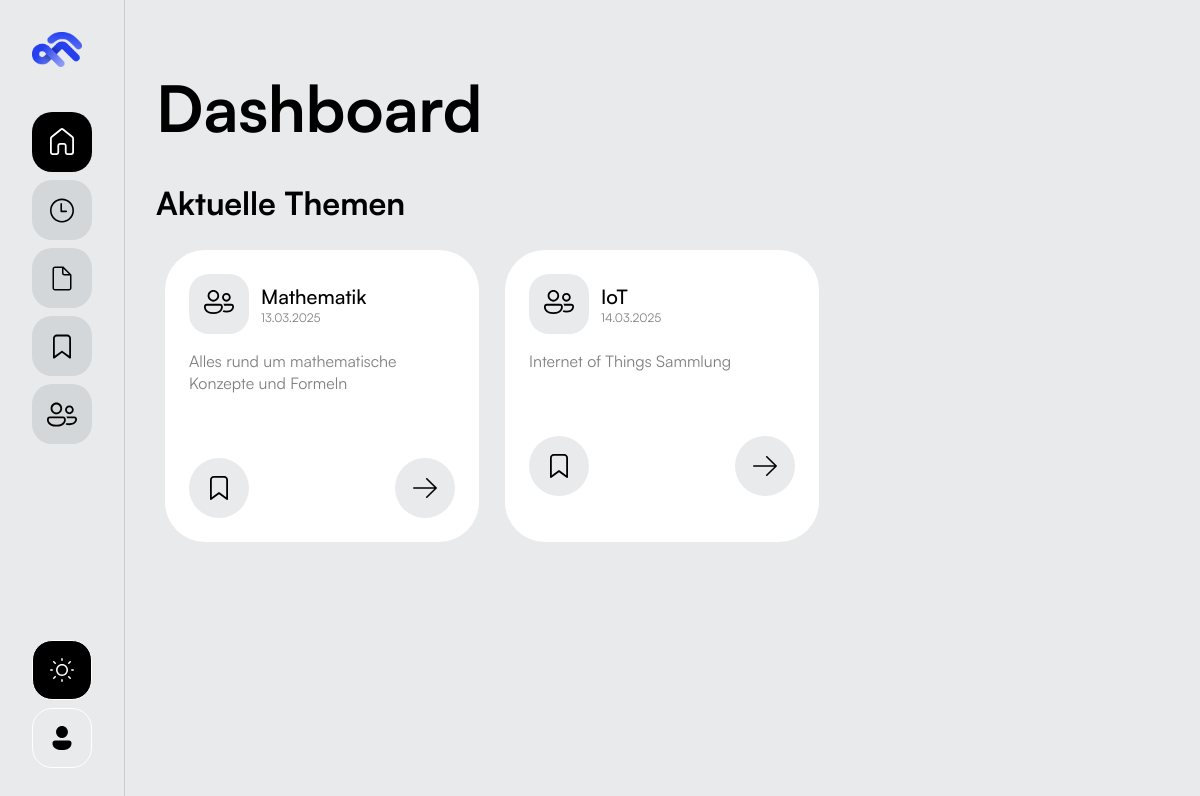
The app's page /, older data.
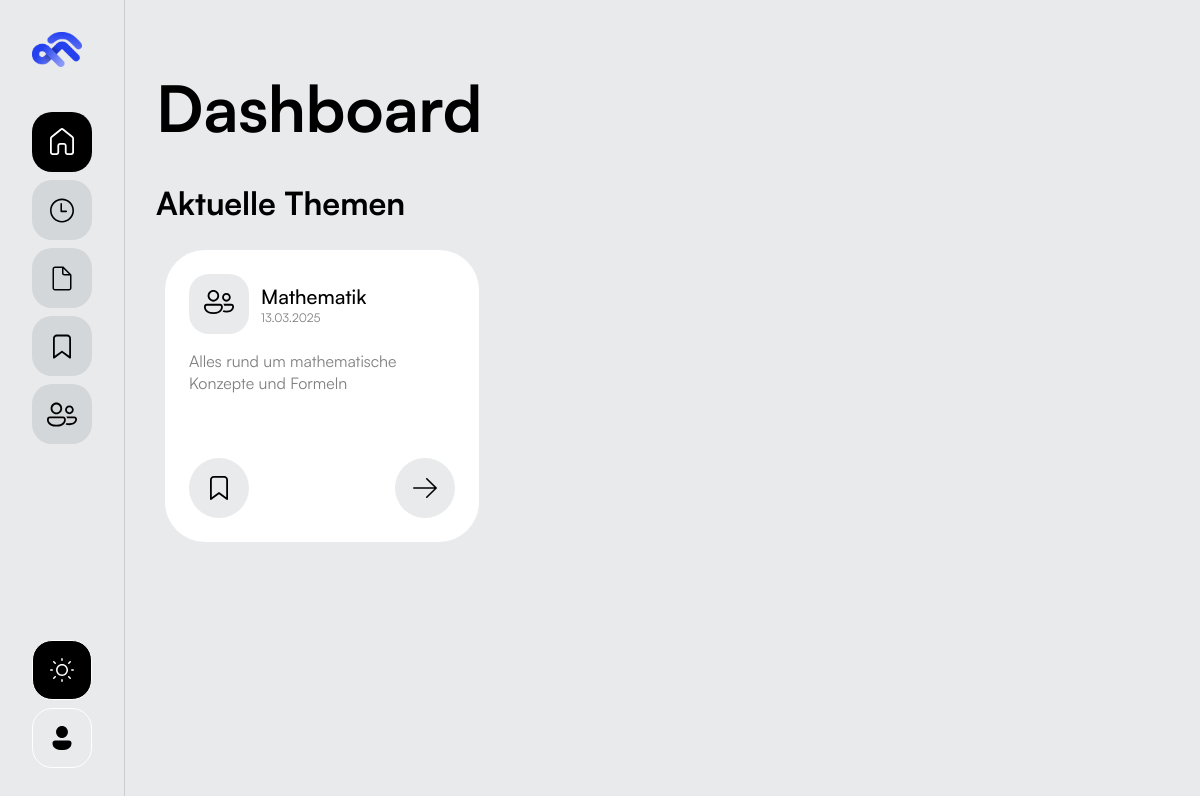
The same page, newer data.
### app/models.py (models this page shows, shortened)
class Category(db.Model):
    __tablename__ = 'categories'
    id = db.Column(db.Integer, primary_key = True)
    name = db.Column(db.String(100), nullable = False)
    description = db.Column(db.Text)
    created_at = db.Column(db.DateTime, default = datetime.utcnow)
    updated_at = db.Column(db.DateTime, default=datetime.utcnow, onupdate = datetime.utcnow)
    subcategories = db.relationship('Subcategory', backref = 'category', lazy = 'dynamic', cascade='all, delete-orphan')

### app/routes.py (the view)
@app.route("/")
def startseite():
    kategorien = Category.query.all()
    return render_template('startseite.html', kategorien = kategorien)

### app/templates/startseite.html (shortened to what this page needs)
{% extends 'base.html' %}
{% block content %}
<div class="heading_page_wrapper">
    <h1>Dashboard</h1>
</div>
<div class="dashboard_body_grid">
    <div class="dashboard_body_cell">
        <h2>Aktuelle Themen</h2>
        {% if kategorien %}
            <div class="themen_category_grid">
                {% for kategorie in kategorien %}
                    <a href="{{ url_for('kategorie_anzeigen', kategorie_id = kategorie.id) }}" class="category_box_outline">
                        <div class="category_box">
                            <div class="category_info_container">
                                <div class="category_info_wrapper">
                                <div class="category_icon_wrapper">
                                    <span class="category_icon">
                                    </span>
                                </div>
                                <div class="category_heading_wrapper">
                                    <h3>{{ kategorie.name }}</h3>
                                    <p class="text-style-small">{{ kategorie.updated_at.strftime('%d.%m.%Y') }}</p>
                                </div>
                                </div>
                                <p>{{ kategorie.description|default('Keine Beschreibung vorhanden.')|truncate(100) }}</p>
                            </div>
                            <div class="category_btn_wrapper">
                                <div class="category_btn">
                                </div>
                                <div class="category_btn">
                                </div>
                            </div>
                        </div>
                    </a>
                {% endfor %}
            </div>
        {% else %}
            <p>Keine Kategorien gefunden.</p>
        {% endif %}
            </div>
        </div>
{% endblock %}

### app/templates/base.html (shortened to what this page needs)
<!DOCTYPE html>
<html lang="de">
<head>
    <link rel="stylesheet" href="{{ url_for('static', filename = 'css/styles.css') }}">
    <link rel="stylesheet" href="{{ url_for('static', filename = 'css/articles.css') }}">
    <link rel="stylesheet" href="{{ url_for('static', filename = 'css/popup.css') }}">
    <link rel="stylesheet" href="{{ url_for('static', filename = 'css/markdown-preview.css') }}">
    <link rel="stylesheet" href="{{ url_for('static', filename = 'css/context-menu.css') }}">
    <link rel="stylesheet" href="https://cdn.jsdelivr.net/simplemde/latest/simplemde.min.css">
</head>
<body>
  {% include 'sidebar.html' %}
  <main>
    <div class="page_wrapper">
      {% block content %}{% endblock %}
    </div>
  </main>
</body>
</html>

### app/templates/sidebar.html (shortened to what this page needs)
<div class="sb_section">
    <div class="sb_container">
        <div class="sb_wrapper">
            <div class="sb_logo_wrapper">
                <img class="sb_logo" src="{{ url_for('static', filename = 'images/sf_logo_color.png') }}">
            </div>
            <div class="sb_link_wrapper">
                <a href="{{ url_for('startseite') }}" class="link_icon_wrapper {% if request.path == url_for('startseite') %}active{% endif %}">
                </a>
                <a class="link_icon_wrapper">
                </a>
                <a href="{{ url_for('themen') }}" class="link_icon_wrapper {% if request.path.startswith(url_for('themen')) %}active{% endif %}">
                </a>
                <a class="link_icon_wrapper">
                </a>
                <a class="link_icon_wrapper">
                </a>
            </div>
        </div>
            <div class="sb_link_wrapper">
                <div id="theme-toggle" class="sb_settings_box light">
                </div>
                <div class="sb_settings_box">
                </div>
            </div>
        </div>
    </div>

### app/static/css/styles.css (style rules this page uses)
:root { --primary-blue: #2541EF; --primary-dark: #1a34d9; --primary-muted: rgba(37, 65, 239, 0.1); --primary-light-muted: rgba(37, 65, 239, 0.05); --black: #000; --white: #fff; --lightest-grey: #E8EAEC; --light-hover-grey: #e6e6e6; --lighter-grey: #D3D7D9; --light-grey: #ccc; --dark-grey: rgba(0,0,0, 0.5); }
* { margin: 0; padding: 0; box-sizing: border-box; text-decoration: none; }
a { color: var(--black); }
html, body { scroll-behavior: smooth; width: 100%; height: 100%; }
body { font-family: 'Satoshi (Local)', Arial, sans-serif; font-weight: 400; background-color: var(--lightest-grey); color: var(--black); margin: 0; padding: 0; display: flex; overflow-x: hidden; }
main { flex: 1; padding-left: 124px; width: calc(100% - 124px); min-height: 100vh; box-sizing: border-box; overflow-y: auto; }
h1 { font-size: 4rem; font-weight: 700; }
h2 { font-size: 2rem; font-weight: 700; }
h3 { font-size: 20px; font-weight: 500; }
p { color: var(--dark-grey); font-size: 1rem; font-weight: 400; }
.text-style-small { font-size: 12px; font-weight: 300; }
.sb_section { min-height: 100vh; border-right: 1px solid var(--light-grey); box-sizing: border-box; flex-shrink: 0; color: var(--white); position: fixed; left: 0; top: 0; bottom: 0; z-index: 9999; }
.sb_container { height: 100%; width: 100%; padding: 2rem; display: flex; flex-direction: column; align-items: center; justify-content: space-between; }
.sb_wrapper { display: flex; flex-direction: column; height: 100%; gap: 2.5rem; align-items: center; }
.sb_logo_wrapper { width: 100%; height: auto; }
.sb_logo { width: 50px; height: auto; }
.sb_link_wrapper { display: flex; flex-direction: column; gap: 0.5rem; }
.link_icon_wrapper { display: flex; width: 60px; height: 60px; align-items: center; justify-content: center; background-color: var(--lighter-grey); border-radius: 20px; color: var(--black); cursor: pointer; }
.link_icon_wrapper.active { background-color: var(--black); color: var(--white); }
.sb_settings_box { display: flex; width: 60px; height: 60px; align-items: center; justify-content: center; border-radius: 20px; color: var(--black); border: 1px solid var(--white); cursor: pointer; }
.sb_settings_box.light { background-color: var(--black); color: var(--white); }
.page_wrapper { width: 100%; height: 100%; padding: 2rem; }
.dashboard_body_grid { display: flex; flex-direction: column; width: 100%; }
.dashboard_body_cell { display: flex; flex-direction: column; gap: 1rem; width: 100%; }
.category_box { display: flex; flex-direction: column; padding: 1.5rem; border-radius: 40px; background-color: var(--white); width: 100%; height: 100%; }
.category_icon_wrapper { display: flex; height: 60px; width: 60px; border-radius: 20px; justify-content: center; align-items: center; background-color: var(--lightest-grey); }
.category_info_wrapper { display: flex; flex-direction: row; align-items: center; gap: 12px; }
.category_heading_wrapper { display: flex; flex-direction: column; gap: 0px; }
.heading_page_wrapper { display: flex; flex-direction: row; align-items: center; justify-content: space-between; width: 100%; padding: 2rem 0; }
.themen_category_grid { display: grid; grid-template-columns: repeat(3, 1fr); grid-template-rows: auto; width: 100%; gap: 0.5rem; }
.category_btn_wrapper { display: flex; flex-direction: row; width: 100%; justify-content: space-between; align-items: center; }
.category_btn { width: 60px; height: 60px; display: flex; justify-content: center; align-items: center; color: black; background-color: var(--lightest-grey); border-radius: 50%; }
.category_info_container { display: flex; flex-direction: column; gap: 1rem; padding-bottom: 4rem; }
.category_box_outline { width: 100%; height: 100%; padding: 0.5rem; border-radius: 48px; border: 1px solid transparent; transition: border 0.1s ease-in-out; cursor: pointer; }

Row changes from the older to the newer data that the page shows:
removed Category: name "IoT", updated_at "14.03.2025", description "Internet of Things Sammlung"
